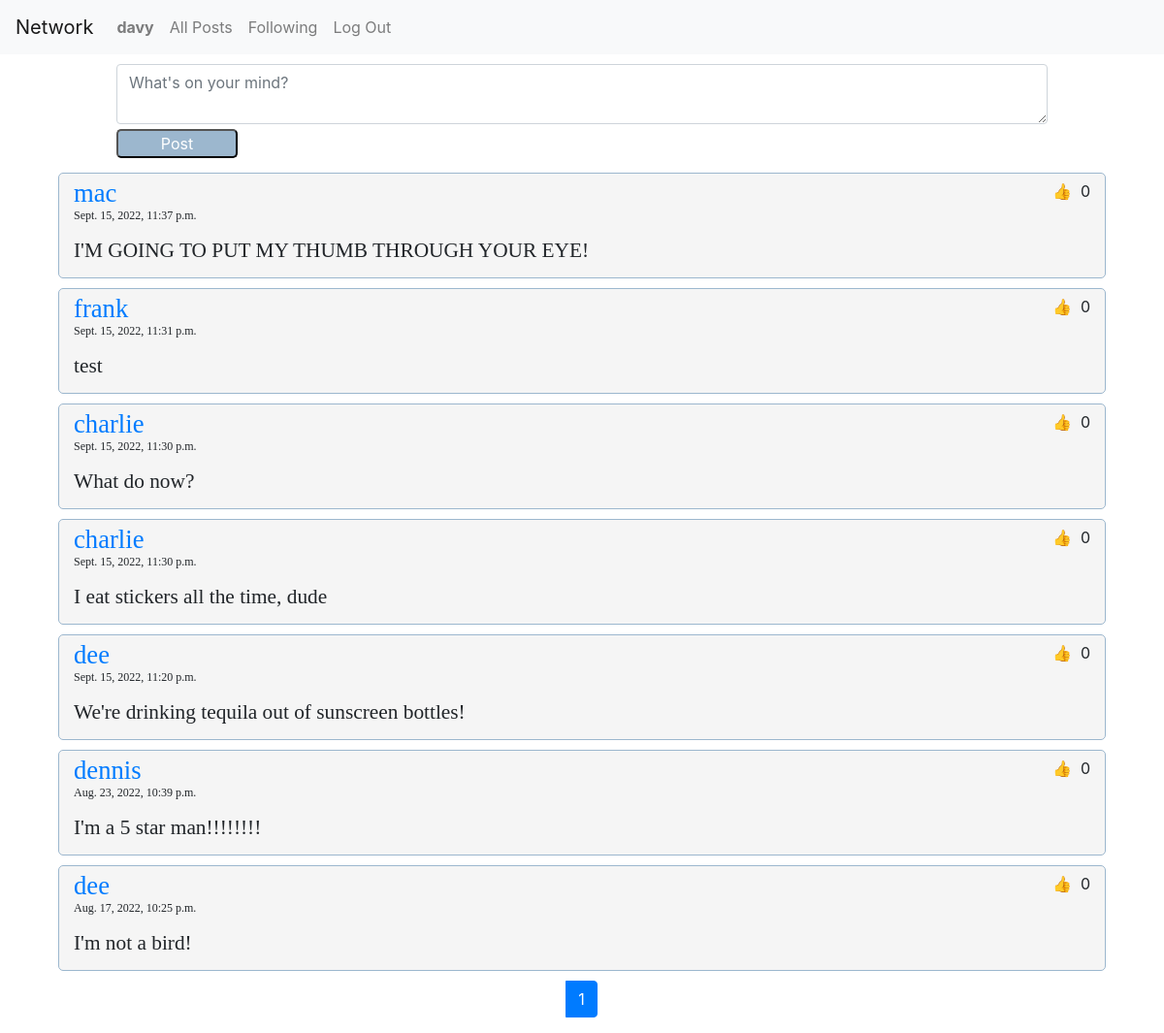
The page / (signed in) on the database its author committed.
### network/models.py (models this page shows, shortened)
class User(AbstractUser):
    following = models.ManyToManyField('self', blank=True, related_name="followers", symmetrical=False)

class Posting(models.Model):
    author = models.ForeignKey(User, on_delete=models.CASCADE, related_name='posted_by')
    liked = models.ForeignKey(User, on_delete=models.CASCADE, null=True, related_name='likes')
    timestamp = models.DateTimeField(auto_now_add=True)
    body = models.TextField(blank=True)

### network/views.py (the view)
# urls.py: path("", views.index, name="index"),
def index(request):
    if request.path == '/following':
        user = User.objects.get(username=request.user)
        postings = Posting.objects.filter(author__in=user.following.all()).order_by('-timestamp').annotate(Count('liked'))
    else:
        postings = Posting.objects.all().order_by('-timestamp').annotate(Count('liked'))
    paginator = Paginator(postings, 10)
    page_obj = paginator.get_page(request.GET.get('page', 1))
    return render(request, "network/index.html", {"postings": postings, "num_pages": range(1, paginator.num_pages + 1), "page_obj": page_obj})

### network/templates/network/index.html (shortened to what this page needs)
{% extends "network/layout.html" %}
{% load static %}
{% block body %}
    {% if user.is_authenticated %}
        <div class="new-post">
            <textarea class="form-control" id="new-post-text" placeholder="What's on your mind?"></textarea>
            <input type="submit" class="button-style" id="add-post" value="Post">
        </div>
    {% endif %}
    {% for posting in page_obj%}
        <div class="post">
            <div class="post-author-likes">
                <div class="author">
                <a  href= "{% url 'profile' posting.author.username %}">{{posting.author.username}}</a>
                </div>
                <div class="likes">
                    <button class="like-button">&#128077</button>
                    {{posting.liked__count}}
                </div>
            </div class="post-timestamp-content">
                <p class="timestamp">{{posting.timestamp}}</p>
                <p class="post-content">{{posting.body}}</p>
        </div>
    {% endfor %}
    <ul class="pagination">
        {% for page in num_pages %}
            {% if page == page_obj.number %}
                <li class="active page-item"><a class="page-link" href="?page={{page}}">{{page}}</a></li>
            {% else %}
                <li class="page-item"><a class="page-link" href="?page={{page}}">{{page}}</a></li>
            {% endif %}
        {% endfor %}
    </ul>
{% endblock %}

### network/templates/network/layout.html (shortened to what this page needs)
{% load static %}
<!DOCTYPE html>
<html lang="en">
    <head>
        <link rel="stylesheet" href="https://stackpath.bootstrapcdn.com/bootstrap/4.4.1/css/bootstrap.min.css">
        <link href="{% static 'network/styles.css' %}" rel="stylesheet">
    </head>
    <body>
        <nav class="navbar navbar-expand-lg navbar-light bg-light">
            <a class="navbar-brand" href="#">Network</a>
            <div>
              <ul class="navbar-nav mr-auto">
                {% if user.is_authenticated %}
                    <li class="nav-item">
                        <a class="nav-link" href="#"><strong>{{ user.username }}</strong></a>
                    </li>
                {% endif %}
                <li class="nav-item">
                  <a class="nav-link" href="{% url 'index' %}">All Posts</a>
                </li>
                {% if user.is_authenticated %}
                    <li class="nav-item">
                        <a class="nav-link" href="{% url 'following' %}">Following</a>
                    </li>
                    <li class="nav-item">
                        <a class="nav-link" href="{% url 'logout' %}">Log Out</a>
                    </li>
                {% endif %}
              </ul>
            </div>
          </nav>
        <div class="body">
            {% block body %}
            {% endblock %}
        </div>
    </body>
</html>

### network/static/network/styles.css (style rules this page uses)
.new-post { width: 80%; margin: 10px auto; }
.new-post input { margin: 5px auto; }
.post { width: 90%; margin: 10px auto; background: rgb(245, 245, 245); border-radius: 5px; border: 1px solid rgb(156, 183, 206); padding: 5px 15px; }
.post-author-likes, .post-timestamp-content { display: flex; justify-content: space-between; }
.author, .follow-number { font: 20pt bold; }
.timestamp { font: 9pt thin; }
.post-content, .follow-text { font: 16pt bold; }
.post-content { margin-bottom: 10px; }
.button-style { margin-top: 20px; border-radius: 5px; background-color:rgb(156, 183, 206); color:white; width: 125px; }
.pagination { justify-content: center; }
.like-button { border:none; background: rgb(245, 245, 245); width: 30px; }

### rows shown on the page
User: username "davy"
Posting: author.username "mac", liked__count "0", timestamp "Sept. 15, 2022, 11:37 p.m.", body "I'M GOING TO PUT MY THUMB THROUGH YOUR EYE!"
Posting: author.username "frank", liked__count "0", timestamp "Sept. 15, 2022, 11:31 p.m.", body "test"
Posting: author.username "charlie", liked__count "0", timestamp "Sept. 15, 2022, 11:30 p.m.", body "What do now?"
Posting: author.username "charlie", liked__count "0", timestamp "Sept. 15, 2022, 11:30 p.m.", body "I eat stickers all the time, dude"
Posting: author.username "dee", liked__count "0", timestamp "Sept. 15, 2022, 11:20 p.m.", body "We're drinking tequila out of sunscreen bottles!"
Posting: author.username "dennis", liked__count "0", timestamp "Aug. 23, 2022, 10:39 p.m.", body "I'm a 5 star man!!!!!!!!"
Posting: author.username "dee", liked__count "0", timestamp "Aug. 17, 2022, 10:25 p.m.", body "I'm not a bird!"

### other values the page prints
{{ page }} "1"
